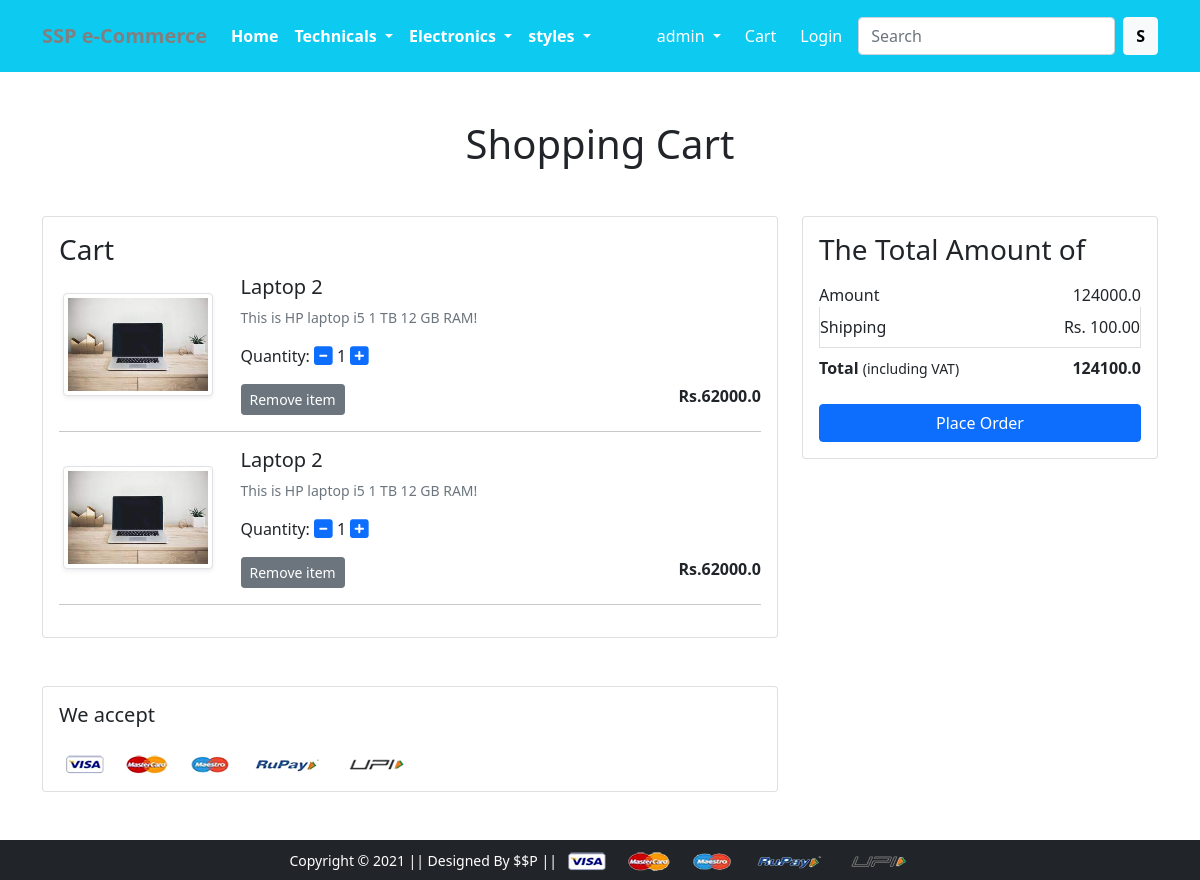
The app's page /cart/ (signed in) with its own data.
### app/models.py (models this page shows, shortened)
class Cart(models.Model):
    user=models.ForeignKey(User,on_delete=models.CASCADE)
    product=models.ForeignKey(Productinfo,on_delete=models.CASCADE)
    quantity=models.PositiveIntegerField(default=1)
    def __str__(self):
        return str(self.id)

class Productinfo(models.Model):
    title=models.CharField(max_length=100)
    selling_price=models.FloatField()
    discounted_price=models.FloatField()
    description=models.TextField()
    brand=models.CharField(max_length=100)
    category=models.CharField(choices=CATEGORY_CHOICES,max_length=3)
    product_image=models.ImageField(upload_to='productimg')

### app/views.py (the view)
# urls.py: path('cart/',views.show_cart,name="showcart"),
@login_required
def show_cart(request):
    if request.user.is_authenticated:
        user=request.user
        cart=Cart.objects.filter(user=user)
        print(cart)
        amount=0.0
        shipping_amount=100.0
        total_amount=0.0
        cart_product=[p for p in Cart.objects.all() if p.user==user]
        print(cart_product)
        if cart_product:
            for p in cart_product:
                temp_amount=(p.quantity*p.product.discounted_price)
                amount+=temp_amount
                total_amount=amount+shipping_amount
            return render(request,'app/addtocart.html',{'crt':cart,'tt':total_amount,'am':amount})
        else:
            return render(request,'app/emptyCart.html')

### app/templates/app/addtocart.html (shortened to what this page needs)
{% extends 'app/base.html' %}
{% load static %}
{% block main-content %}
<div class="container  my-5">
 <div class="row">
  <h1 class="text-center mb-5">Shopping Cart</h1>
  <div class="col-sm-8">
  <div class="card">
   <div class="card-body">
    <h3>Cart</h3>
    {% for cart in crt %}
    <div class="row">
     <div class="col-sm-3 text-center align-self-center"><img src="{{cart.product.product_image.url}}" alt="" srcset="" class="img-fluid img-thumbnail shadow-sm" height="150" width="150"> </div>
     <div class="col-sm-9">
      <div>
       <h5>{{cart.product.title}}</h5>
       <p class="mb-2 text-muted small">{{cart.product.description}}!</p>
       <div class="my-3">
        <label for="quantity">Quantity:</label>
        <a class="minus-cart" pid="{{cart.product.id}}"><i class="fas fa-minus-square fa-lg"></i></a>
          <span id="quantity">{{cart.quantity}}</span>
        <a class="plus-cart" pid="{{cart.product.id}}"><i class="fas fa-plus-square fa-lg"></i></a>
       </div>
       <div class="d-flex justify-content-between">
        <a href="#" class="btn btn-sm btn-secondary mr-3 remove-cart" pid="{{cart.product.id}}">Remove item </a>
        <p class="mb-0"><span><strong>Rs.{{cart.product.discounted_price}}</strong></span></p>
       </div>
      </div>
     </div>
    </div>
    <hr>
    {% endfor %}
   </div>
   </div>
  </div>
  <div class="col-sm-4">
   <div class="card">
    <div class="card-body">
      <h3>The Total Amount of</h3>
      <ul class="list-group">
       <li class="list-group-item d-flex justify-content-between align-items-center border-0 px-0 pb-0">Amount<span id="amount">{{am}}</span></li>
       <li class="list-group-item d-flex justify-content-between align-items-center px-0">Shipping<span>Rs. 100.00</span></li>
       <li class="list-group-item d-flex justify-content-between align-items-center border-0 px-0 mb-3">
        <div>
           <strong>Total</strong> <small>(including VAT)</small>
         </div>
         <span><strong id="total">{{tt}}</strong></span>
       </li>
      </ul>
      <div class="d-grid"><a href="{% url 'checkout' %}" class="btn btn-primary">Place Order</a></div>
    </div>
   </div>
  </div>
 </div>
</div>
<div class="container">
 <div class="row">
  <div class="col-sm-8">
   <div class="card">
    <div class="card-body">
      <h5 class="mb-4">We accept</h5>
      <img src="{% static 'app/images/payment.png' %}" alt="" class="img-fluid">
    </div>
  </div>
  </div>
 </div>
</div>
{% endblock main-content %}

### app/templates/app/base.html (shortened to what this page needs)
<!doctype html>
{% load static %}
<html lang="en">
  <head>
    <link href="https://cdn.jsdelivr.net/npm/bootstrap@5.0.0-beta1/dist/css/bootstrap.min.css" rel="stylesheet">
    <link rel="stylesheet" href="{% static 'app/css/owl.carousel.min.css' %}">
    <link rel="stylesheet" href="{% static 'app/css/all.min.css' %}">
    <link rel="stylesheet" href="{% static 'app/css/style.css' %}">
  </head>
  <body>
    <nav class="navbar navbar-expand-lg navbar-dark pt-3 pb-3 bg-info">
     <div class="container">
       <a style =" color:grey;" class="navbar-brand" href="/"><b>SSP e-Commerce </b></a>
       <div class="collapse navbar-collapse" id="navbarSupportedContent">
         <ul class="navbar-nav me-auto mb-2 mb-lg-0">
           <li class="nav-item">
             <a class="nav-link active" aria-current="page" href="/"><b>Home</b></a>
           </li>
           <li class="nav-item dropdown">
             <a class="nav-link dropdown-toggle text-white" href="#" id="electronicsDropdown" role="button" data-bs-toggle="dropdown" aria-expanded="false">
               <b>Technicals</b>
             </a>
           </li>
             <li class="nav-item dropdown">
             <a class="nav-link dropdown-toggle text-white" href="#" id="electronicsDropdown" role="button" data-bs-toggle="dropdown" aria-expanded="false">
               <b>Electronics</b>
             </a>
           </li>
           <li class="nav-item dropdown">
             <a class="nav-link dropdown-toggle text-white" href="#" id="fashionDropdown" role="button" data-bs-toggle="dropdown" aria-expanded="false">
               <b>styles</b>
             </a>
           </li>
         </ul>
         <div>
          <ul class="navbar-nav me-auto mb-2 mb-lg-0">
           <li class="nav-item dropdown mx-2">
              <a class="nav-link dropdown-toggle text-white" href="#" id="profileDropdown" role="button" data-bs-toggle="dropdown" aria-expanded="false">
                {{request.user}}
              </a>
            </li>
           {% if request.user.is_authenticated %}
             <a href="{% url 'showcart' %}" class="nav-link text-white"> Cart </a>
            {% endif %}
            <li class="nav-item mx-2">
             <a href="{% url 'login' %}" class="nav-link text-white">Login</a>
            </li>
          </ul>
         </div>
         <form class="d-flex">
           <input class="form-control me-2" type="search" placeholder="Search" aria-label="Search">
           <button class="btn btn-light" type="submit"><b>S</b></button>
         </form>
       </div>
     </div>
    </nav>
    {% block main-content %} {% endblock main-content %}
    <footer class="container-fluid bg-dark text-center p-2 mt-5">
        <small class="text-white">Copyright &copy; 2021 || Designed By $$P || </small>
        <img src="{% static 'app/images/payment.png' %}" alt="" srcset="" class="img-fluid" height="2px">
    </footer>
  </body>
</html>

### records on screen
Cart: product.product_image (picture), product "Laptop 2", product.description "This is HP laptop i5 1 TB 12 GB RAM", quantity "1", product.discounted_price "62000.0"
Cart: product.product_image (picture), product "Laptop 2", product.description "This is HP laptop i5 1 TB 12 GB RAM", quantity "1", product.discounted_price "62000.0"

### other values on screen
{{ request.user }} "admin"
{{ am }} "124000.0"
{{ tt }} "124100.0"
